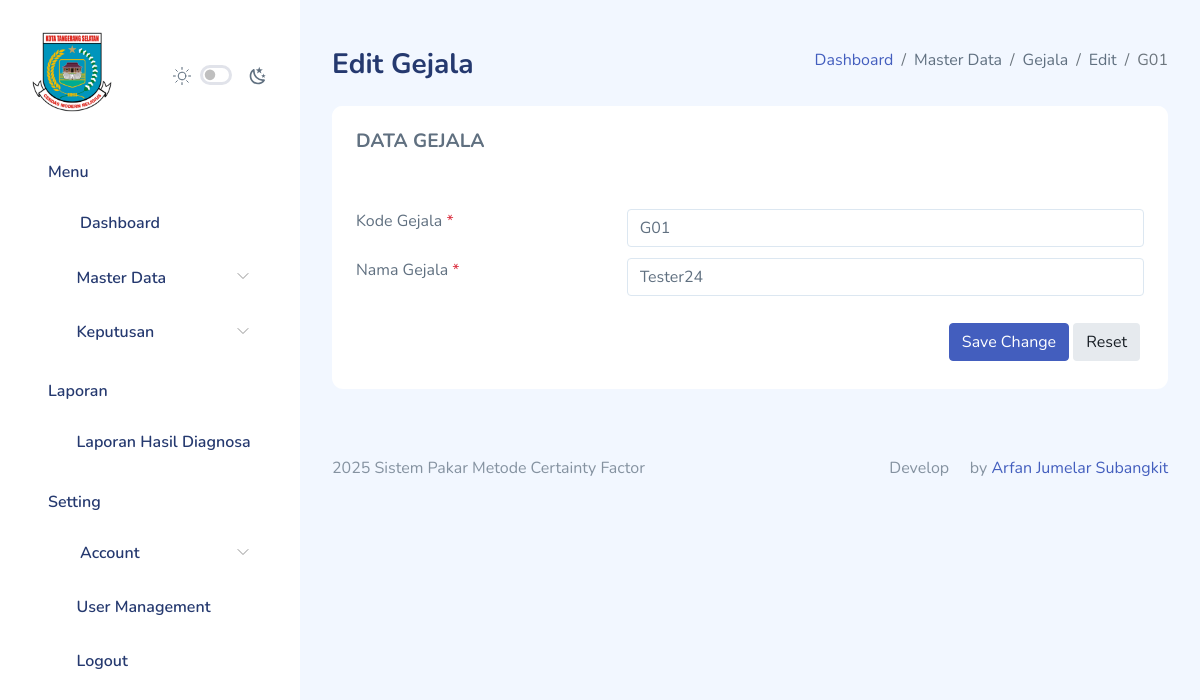
/gejala/edit_gejala.php?id_gejala=1 (signed in), run on an earlier commit of the app's database.
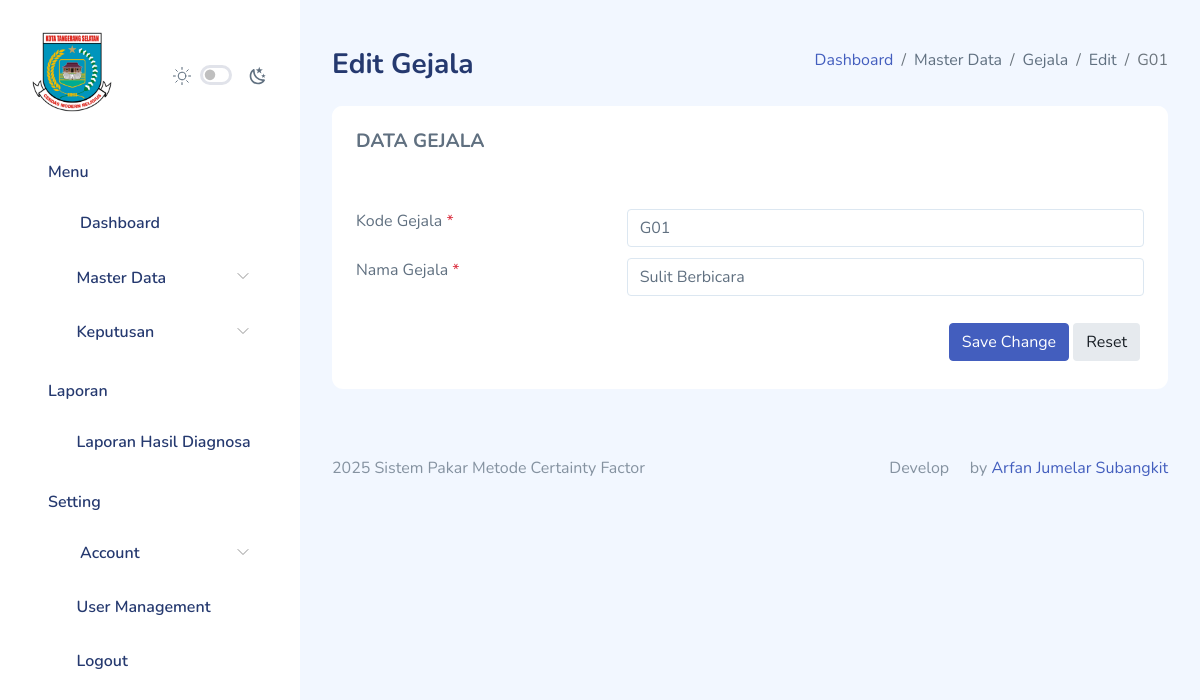
And on a later commit of the database.
### tables this page shows
CREATE TABLE `gejala` (
  `id_gejala` int(11) NOT NULL,
  `kode_gejala` varchar(5) NOT NULL,
  `nama_gejala` varchar(250) NOT NULL,
  `created_at` timestamp NOT NULL DEFAULT current_timestamp(),
  `updated_at` timestamp NULL DEFAULT NULL
);

### functions.php (called while the page is built, shortened)
<?php
$db = mysqli_connect("localhost", "root", "", "dev-arfan");
function query($query)
{
    global $db;
    $result = mysqli_query($db, $query);
    $rows = [];
    if ($result) {
        if (mysqli_num_rows($result) > 0) {
            while ($row = mysqli_fetch_assoc($result)) {
                $rows[] = $row;
            }
        }
    } else {
        echo "Error: " . mysqli_error($db);
    }
    return $rows;
}

### gejala/edit_gejala.php (the view, shortened to what the changed rows need)
<?php
include_once("../auth_check.php");
if (isset($_GET["id_gejala"]) && is_numeric($_GET["id_gejala"])) {
    $id_gejala = $_GET["id_gejala"];
} else {
    header("HTTP/1.1 404 Not Found");
    include("../error/error-404.html");
    exit;
}
$gejala = query("SELECT * FROM gejala WHERE id_gejala = $id_gejala");
$gejala = $gejala[0];
?>
<!DOCTYPE html>
<html lang="en">
<head>
    <link rel="stylesheet" href="../assets/extensions/sweetalert2/sweetalert2.min.css">
    <link rel="stylesheet" href="../assets/compiled/css/app.css">
    <link rel="stylesheet" href="../assets/compiled/css/app-dark.css">
    <link rel="stylesheet" href="../assets/compiled/css/iconly.css">
    <link rel="stylesheet" href="../assets/extensions/@fortawesome/fontawesome-free/css/all.min.css">
</head>
<body>
    <div id="app">
        <div id="main">
            <div class="page-heading">
                <div class="page-title mb-3">
                    <div class="row">
                        <div class="col-12 col-md-6 order-md-2 order-first">
                            <nav
                                aria-label="breadcrumb"
                                class="breadcrumb-header float-start float-lg-end">
                                <ol class="breadcrumb">
                                    <li class="breadcrumb-item"><a href="../dashboard">Dashboard</a></li>
                                    <li class="breadcrumb-item" aria-current="page">
                                        Master Data
                                    </li>
                                    <li class="breadcrumb-item" aria-current="page">Gejala</li>
                                    <li class="breadcrumb-item" aria-current="page">Edit</li>
                                    <li class="breadcrumb-item active" aria-current="page"><?= $gejala["kode_gejala"]; ?></li>
                                </ol>
                            </nav>
                        </div>
                    </div>
                </div>
                <section id="basic-horizontal-layouts">
                    <div class="row match-height">
                        <div class="col-12">
                            <div class="card">
                                <div class="card-content">
                                    <div class="card-body">
                                        <form method="POST" action="" enctype="multipart/form-data" class="form form-horizontal" data-parsley-validate id="myForm">
                                            <div class="form-body">
                                                <div class="row">
                                                    <div class="col-md-8 form-group mandatory">
                                                        <input type="text" id="kode_gejala" class="form-control" name="kode_gejala"
                                                            placeholder="Kode Gejala" value="<?= $gejala["kode_gejala"]; ?>" data-parsley-required="true" />
                                                    </div>
                                                    <div class="col-md-8 form-group">
                                                        <input type="text" id="nama_gejala" class="form-control" name="nama_gejala"
                                                            placeholder="Nama Gejala" value="<?= $gejala["nama_gejala"]; ?>" data-parsley-required="true" />
                                                    </div>
                                                </div>
                                            </div>
                                        </form>
                                    </div>
                                </div>
                            </div>
                        </div>
                    </div>
                </section>
            </div>
        </div>
    </div>
</body>
</html>

What changed in the data, as far as the page shows it:
changed gejala: nama_gejala "Tester24" → "Sulit Berbicara"
